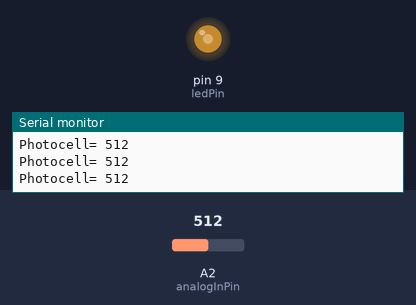
Recording of a sketch running on a simulated Arduino Uno, built with avr-gcc and run on an emulated ATmega328P. Parts: output pins drawn as LEDs (lit = HIGH), the last lines printed to the serial monitor. The inputs (shaded band) are chosen by the test bench; at power-on: A2 (analogInPin) = 512.

Above: at 1.2 s.
1.3 s: A2 (analogInPin) set to 306
At 2.6 s:
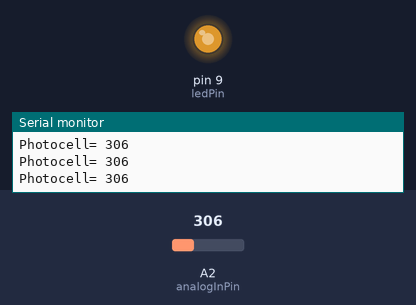
2.9 s: A2 (analogInPin) set to 122
At 3.5 s:
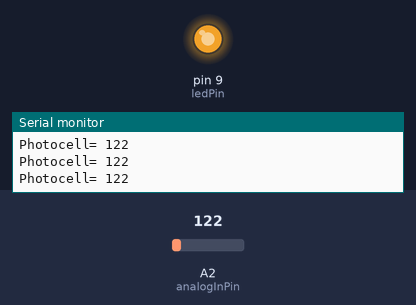
4.5 s: A2 (analogInPin) set to 900
At 5.6 s:
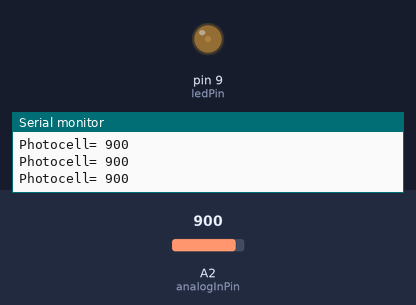
6.1 s: A2 (analogInPin) set to 1023
At 7.7 s:
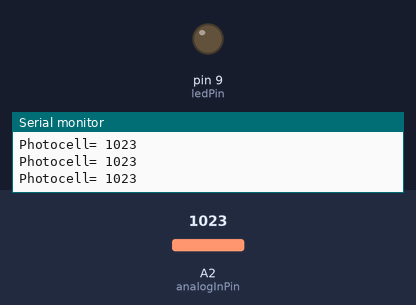
Timing chart, 0 to 8.7 s (numbered marks = the images above; inputs shaded):
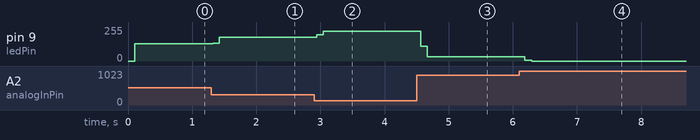

The sketch:

Xively_PhotoCell___Led.ino
```cpp
// (licence header left out)
/////////////////////////////////
/////////////SETUP///////////////
/////////////////////////////////
const int analogInPin = A2;  // Analog input pin that sensors is attached to (DEFAULT=A2)
int readingDelay = 10;  // Delay between each reading (DEFAULT=10)
int readingsPerSample = 10;  // Number of reaings per sample / loop (DEFAULT=10)
boolean singleRead = false;  // Series of readings (False) or single reading (TRUE) (DEFAULT=FALSE)
boolean enableLED = true;  // LED
const int ledPin = 9;  // Pin that Anode of LED is attached to (DEFAULT=13)
/////////////////////////////////
//vars
int sensorValue = 0; // value read from the pot
int outputValue = 0;
int ledValue = 0;
int sval;
int sensorAvg;
int tenTot;
void setup() {
// initialize serial communications at 19200 bps:
Serial.begin(19200);
pinMode(analogInPin, INPUT);  //configure pin as input
pinMode(ledPin, OUTPUT);
}
void loop() {
if(!singleRead){
//SAMPLE OF 10 READINGS
for (int i=0; i<readingsPerSample; i++){  //repeat number of times defined in setup
sval = analogRead(analogInPin);  //take single reading
tenTot = tenTot + sval;  //add up readings
delay(readingDelay);  //delay between readings as defined in setup. should be non 0
}
sensorAvg = (tenTot / 10);  //divide the total
tenTot = 0; //reset total variable
outputValue = sensorAvg;  //define smoothed, averaged reading
}else{
//STRAIGHT READINGS //only do this if singleRead=true
sensorValue = analogRead(analogInPin);
outputValue = sensorValue;
}
//print the data
Serial.print("Photocell= ");
Serial.println(outputValue);  //print the final value to serial mon
//turn on LED to level of the light
ledValue = map(outputValue, 0, 1023, 255, 0);  //changing output to single byte for pin
analogWrite(ledPin, ledValue);  //turn on led to specified level
}
```

Measured:
- after the input at 1.3 s, pin 9 (ledPin): 128/255 → 133/255 at once, → 179/255 0.10 s later
- after the input at 2.9 s, pin 9 (ledPin): 179/255 → 198/255 at once, → 225/255 0.10 s later
- after the input at 4.5 s, pin 9 (ledPin): 225/255 → 109/255 after 0.07 s, → 31/255 0.10 s later
- after the input at 6.1 s, pin 9 (ledPin): 31/255 → 7/255 after 0.09 s, → 0/255 0.10 s later
